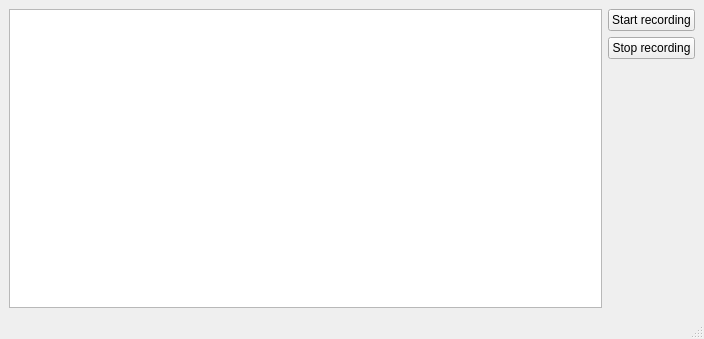
<?xml version="1.0" encoding="UTF-8"?>
<ui version="4.0">
 <class>Window</class>
 <widget class="QMainWindow" name="Window">
  <property name="geometry">
   <rect>
    <x>0</x>
    <y>0</y>
    <width>704</width>
    <height>339</height>
   </rect>
  </property>
  <property name="windowTitle">
   <string>Window</string>
  </property>
  <widget class="QWidget" name="centralwidget">
   <layout class="QHBoxLayout" name="horizontalLayout">
    <item>
     <widget class="QChartView" name="soundView"/>
    </item>
    <item>
     <layout class="QVBoxLayout" name="verticalLayout">
      <item>
       <widget class="QPushButton" name="startRecording">
        <property name="text">
         <string>Start recording</string>
        </property>
       </widget>
      </item>
      <item>
       <widget class="QPushButton" name="stopRecording">
        <property name="text">
         <string>Stop recording</string>
        </property>
       </widget>
      </item>
      <item>
       <spacer name="verticalSpacer">
        <property name="orientation">
         <enum>Qt::Vertical</enum>
        </property>
        <property name="sizeHint" stdset="0">
         <size>
          <width>20</width>
          <height>40</height>
         </size>
        </property>
       </spacer>
      </item>
     </layout>
    </item>
   </layout>
  </widget>
  <widget class="QMenuBar" name="menubar">
   <property name="geometry">
    <rect>
     <x>0</x>
     <y>0</y>
     <width>704</width>
     <height>23</height>
    </rect>
   </property>
  </widget>
  <widget class="QStatusBar" name="statusbar"/>
 </widget>
 <customwidgets>
  <customwidget>
   <class>QChartView</class>
   <extends>QGraphicsView</extends>
   <header>QtCharts</header>
  </customwidget>
 </customwidgets>
 <resources/>
 <connections/>
</ui>
